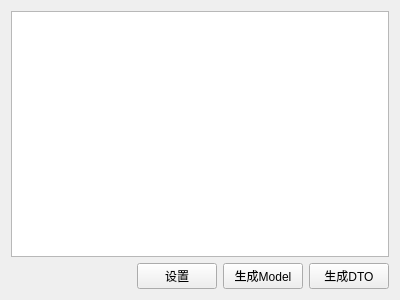
<?xml version="1.0" encoding="UTF-8"?>
<ui version="4.0">
 <class>Widget</class>
 <widget class="QWidget" name="Widget">
  <property name="geometry">
   <rect>
    <x>0</x>
    <y>0</y>
    <width>400</width>
    <height>300</height>
   </rect>
  </property>
  <property name="windowTitle">
   <string>Widget</string>
  </property>
  <layout class="QVBoxLayout" name="verticalLayout">
   <item>
    <widget class="QPlainTextEdit" name="textEdit"/>
   </item>
   <item>
    <layout class="QHBoxLayout" name="horizontalLayout">
     <item>
      <spacer name="horizontalSpacer">
       <property name="orientation">
        <enum>Qt::Horizontal</enum>
       </property>
       <property name="sizeHint" stdset="0">
        <size>
         <width>40</width>
         <height>20</height>
        </size>
       </property>
      </spacer>
     </item>
     <item>
      <widget class="QPushButton" name="btnSettings">
       <property name="text">
        <string>设置</string>
       </property>
      </widget>
     </item>
     <item>
      <widget class="QPushButton" name="btnModel">
       <property name="text">
        <string>生成Model</string>
       </property>
      </widget>
     </item>
     <item>
      <widget class="QPushButton" name="btnDTO">
       <property name="text">
        <string>生成DTO</string>
       </property>
      </widget>
     </item>
    </layout>
   </item>
  </layout>
 </widget>
 <layoutdefault spacing="6" margin="11"/>
 <resources/>
 <connections/>
</ui>
